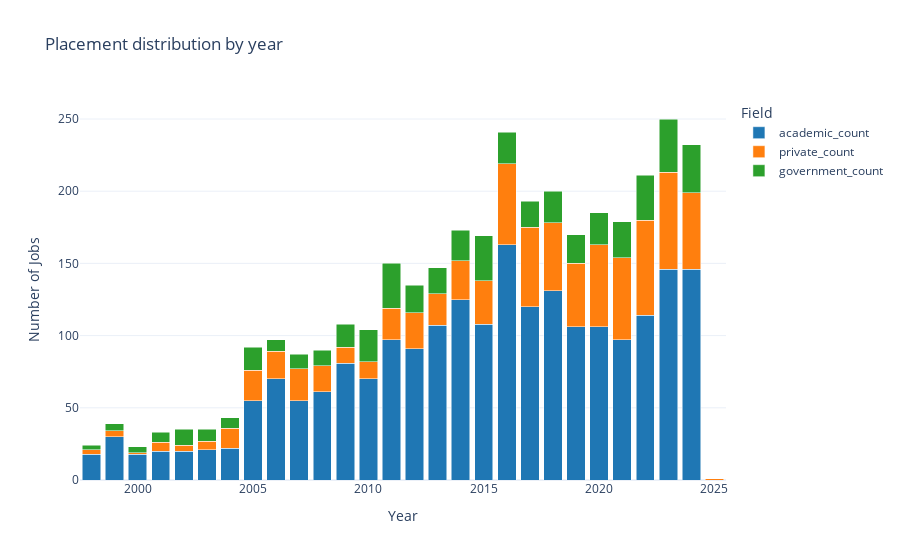

Notebook source saved alongside this figure:
### Markdown cell above
## 3. Trend in Placement

### Code cell
yearly_combined_counts = full_df.groupby('year').agg(
    academic_count=('academic', 'sum'),
    private_count=('private_company', 'sum'),
    government_count=('government', 'sum')
).reset_index()

fig_combined = px.bar(yearly_combined_counts, x='year', y=['academic_count', 'private_count', 'government_count'], 
                      title='Placement distribution by year',
                      labels={'year': 'Year', 'value': 'Number of Jobs', 'variable': 'Field'},
                      barmode='stack',
                      color_discrete_sequence=['#1f77b4', '#ff7f0e', '#2ca02c'])  # Blue, Orange, Green

fig_combined.update_layout(
    xaxis_title='Year',
    yaxis_title='Number of Jobs',  #change it to placements
    template='plotly_white'
)

# Save and display
pio.write_html(fig_combined, file='../output/graphs/placement_distribution_by_year.html')
fig_combined.show()

#add a relative one -> line graph with three lines in one graph

### Figure 1 — Plotly figure (JSON) as saved in the notebook; plotly's stock layout.template omitted (floating-point values rounded to 4 significant figures)
{"data": [{"alignmentgroup": "True", "hovertemplate": "Field=academic_count<br>Year=%{x}<br>Number of Jobs=%{y}<extra></extra>", "legendgroup": "academic_count", "marker": {"color": "#1f77b4", "pattern": {"shape": ""}}, "name": "academic_count", "offsetgroup": "academic_count", "orientation": "v", "showlegend": true, "textposition": "auto", "type": "bar", "x": [1998, 1999, 2000, 2001, 2002, 2003, 2004, 2005, 2006, 2007, 2008, 2009, 2010, 2011, 2012, 2013, 2014, 2015, 2016, 2017, 2018, 2019, 2020, 2021, 2022, 2023, 2024, 2025], "xaxis": "x", "y": [18, 30, 18, 20, 20, 21, 22, 55, 70, 55, 61, 81, 70, 97, 91, 107, 125, 108, 163, 120, 131, 106, 106, 97, 114, 146, 146, 0], "yaxis": "y"}, {"alignmentgroup": "True", "hovertemplate": "Field=private_count<br>Year=%{x}<br>Number of Jobs=%{y}<extra></extra>", "legendgroup": "private_count", "marker": {"color": "#ff7f0e", "pattern": {"shape": ""}}, "name": "private_count", "offsetgroup": "private_count", "orientation": "v", "showlegend": true, "textposition": "auto", "type": "bar", "x": [1998, 1999, 2000, 2001, 2002, 2003, 2004, 2005, 2006, 2007, 2008, 2009, 2010, 2011, 2012, 2013, 2014, 2015, 2016, 2017, 2018, 2019, 2020, 2021, 2022, 2023, 2024, 2025], "xaxis": "x", "y": [3, 4, 1, 6, 4, 6, 14, 21, 19, 22, 18, 11, 12, 22, 25, 22, 27, 30, 56, 55, 47, 44, 57, 57, 66, 67, 53, 1], "yaxis": "y"}, {"alignmentgroup": "True", "hovertemplate": "Field=government_count<br>Year=%{x}<br>Number of Jobs=%{y}<extra></extra>", "legendgroup": "government_count", "marker": {"color": "#2ca02c", "pattern": {"shape": ""}}, "name": "government_count", "offsetgroup": "government_count", "orientation": "v", "showlegend": true, "textposition": "auto", "type": "bar", "x": [1998, 1999, 2000, 2001, 2002, 2003, 2004, 2005, 2006, 2007, 2008, 2009, 2010, 2011, 2012, 2013, 2014, 2015, 2016, 2017, 2018, 2019, 2020, 2021, 2022, 2023, 2024, 2025], "xaxis": "x", "y": [3, 5, 4, 7, 11, 8, 7, 16, 8, 10, 11, 16, 22, 31, 19, 18, 21, 31, 22, 18, 22, 20, 22, 25, 31, 37, 33, 0], "yaxis": "y"}], "layout": {"barmode": "stack", "legend": {"title": {"text": "Field"}, "tracegroupgap": 0}, "title": {"text": "Placement distribution by year"}, "xaxis": {"anchor": "y", "domain": [0, 1], "title": {"text": "Year"}}, "yaxis": {"anchor": "x", "domain": [0, 1], "title": {"text": "Number of Jobs"}}}}
